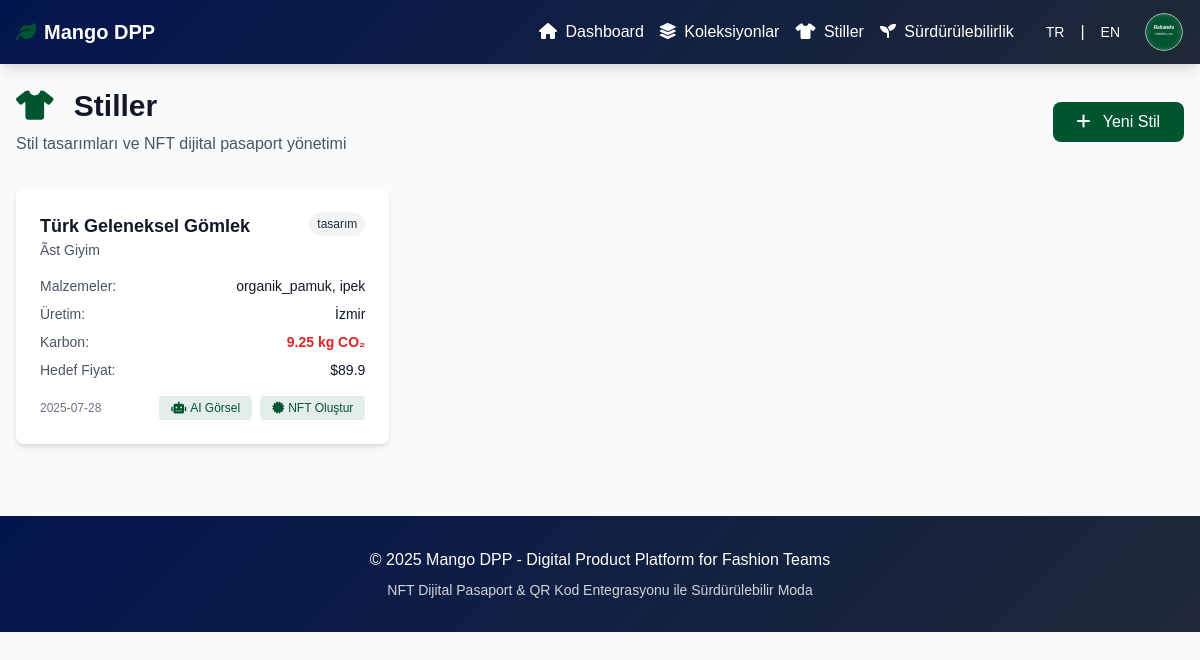
/styles, run on the app's committed database.
### models.py (models this page shows)
class Style(Base):
    __tablename__ = "styles"
    id = Column(String, primary_key=True)
    name = Column(String, nullable=False)
    collection_id = Column(String, ForeignKey("collections.id"))
    category = Column(String, nullable=False)
    materials = Column(JSON)  # Store as JSON array
    target_price = Column(Float)
    production_location = Column(String)
    supplier = Column(String)
    carbon_footprint = Column(Float)
    status = Column(String, default="tasarım")
    image_url = Column(String)
    nft_id = Column(String)
    created_at = Column(DateTime, default=datetime.utcnow)
    collection = relationship("Collection", back_populates="styles")

### main.py (the view)
@app.get("/styles")
async def styles_page(request: Request, db: Session = Depends(get_db)):
    lang = get_language(request)
    styles = mango_dpp.get_styles(db)
    collections = mango_dpp.get_collections(db)
    response = templates.TemplateResponse("styles.html", {
        "request": request,
        "styles": styles,
        "collections": collections,
        "lang": lang,
        "t": get_all_texts(lang)
    })
    response.headers["Content-Type"] = "text/html; charset=utf-8"
    return response

### templates/styles.html (shortened to what this page needs)
{% extends "base.html" %}
{% block content %}
<div class="mb-8 flex justify-between items-center">
    <div>
        <h1 class="text-3xl font-bold text-gray-900 mb-2">
            <i class="fas fa-tshirt text-primary mr-3"></i>
            {{ t.styles_title if t else "Styles" }}
        </h1>
        <p class="text-gray-600">{{ t.styles_subtitle if t else "Style designs and NFT digital passport management" }}</p>
    </div>
    <button onclick="showCreateModal()" class="bg-primary text-white px-6 py-2 rounded-lg btn-primary transition-colors">
        <i class="fas fa-plus mr-2"></i>
        {{ t.new_style if t else "New Style" }}
    </button>
</div>
<div class="grid grid-cols-1 md:grid-cols-2 lg:grid-cols-3 gap-6">
    {% for style in styles %}
    <div class="bg-white rounded-lg shadow-md p-6 card-hover">
        <div class="flex justify-between items-start mb-4">
            <div>
                <h3 class="text-lg font-semibold text-gray-900">{{ style.name }}</h3>
                <p class="text-sm text-gray-600">{{ style.category }}</p>
            </div>
            <div class="flex items-center space-x-2">
                <span class="bg-gray-100 text-gray-800 text-xs px-2 py-1 rounded-full">
                    {{ style.status }}
                </span>
            </div>
        </div>
        <div class="space-y-2 mb-4">
            <div class="flex justify-between text-sm">
                <span class="text-gray-600">Malzemeler:</span>
                <span class="text-gray-900">{{ style.materials|join(", ") }}</span>
            </div>
            <div class="flex justify-between text-sm">
                <span class="text-gray-600">Üretim:</span>
                <span class="text-gray-900">{{ style.production_location }}</span>
            </div>
            <div class="flex justify-between text-sm">
                <span class="text-gray-600">Karbon:</span>
                <span class="text-red-600 font-semibold">{{ style.carbon_footprint }} kg CO₂</span>
            </div>
            <div class="flex justify-between text-sm">
                <span class="text-gray-600">Hedef Fiyat:</span>
                <span class="text-gray-900">${{ style.target_price }}</span>
            </div>
        </div>
        <div class="flex justify-between items-center">
            <span class="text-xs text-gray-500">
                {{ style.created_at.strftime('%Y-%m-%d') if style.created_at else '' }}
            </span>
            <div class="flex space-x-2">
                {% if not style.image_url %}
                <button onclick="generateImage('{{ style.id }}')" class="bg-primary-light text-primary px-3 py-1 rounded text-xs hover:bg-green-200 transition-colors">
                    <i class="fas fa-robot mr-1"></i>AI Görsel
                </button>
                {% endif %}
                {% if style.nft_id %}
                <button onclick="viewNFT('{{ style.nft_id }}')" class="bg-navy-light text-navy px-3 py-1 rounded text-xs hover:bg-blue-200 transition-colors">
                    <i class="fas fa-eye mr-1"></i>NFT Görüntüle
                </button>
                {% else %}
                <button onclick="generateNFT('{{ style.id }}')" class="bg-primary-light text-primary px-3 py-1 rounded text-xs hover:bg-green-200 transition-colors">
                    <i class="fas fa-certificate mr-1"></i>NFT Oluştur
                </button>
                {% endif %}
            </div>
        </div>
    </div>
    {% endfor %}
</div>
{% endblock %}

### templates/base.html (style rules this page uses)
* { font-family: Arial, sans-serif; }
:root { --color-primary: #005530; --color-secondary: #D51635; --color-navy: #02154e; --color-primary-light: rgba(0, 85, 48, 0.1); --color-secondary-light: rgba(213, 22, 53, 0.1); --color-navy-light: rgba(2, 21, 78, 0.1); }
.card-hover { transition: all 0.3s ease; }
.bg-primary { background-color: var(--color-primary) !important; }
.bg-primary-light { background-color: var(--color-primary-light) !important; }
.text-primary { color: var(--color-primary) !important; }

### data on the page
Style: name "Türk Geleneksel Gömlek", category "Ãst Giyim", status "tasarım", materials "organik_pamuk, ipek", production_location "İzmir", carbon_footprint "9.25", target_price "89.9", created_at "2025-07-28"

### other printed values
{{ t.dashboard if t else "Dashboard" }} "Dashboard"
{{ t.collections if t else "Collections" }} "Koleksiyonlar"
{{ t.styles if t else "Styles" }} "Stiller"
{{ t.sustainability if t else "Sustainability" }} "Sürdürülebilirlik"
{{ t.styles_title if t else "Styles" }} "Stiller"
{{ t.new_style if t else "New Style" }} "Yeni Stil"
